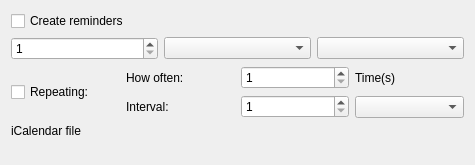
<?xml version="1.0" encoding="UTF-8"?>
<ui version="4.0">
 <class>PluginSettingsDecl</class>
 <widget class="QWidget" name="PluginSettingsDecl">
  <property name="geometry">
   <rect>
    <x>0</x>
    <y>0</y>
    <width>475</width>
    <height>165</height>
   </rect>
  </property>
  <property name="sizePolicy">
   <sizepolicy hsizetype="Expanding" vsizetype="Expanding">
    <horstretch>0</horstretch>
    <verstretch>0</verstretch>
   </sizepolicy>
  </property>
  <property name="minimumSize">
   <size>
    <width>475</width>
    <height>165</height>
   </size>
  </property>
  <property name="windowTitle">
   <string>Icalendar export settings</string>
  </property>
  <layout class="QGridLayout">
   <item row="0" column="0">
    <layout class="QVBoxLayout">
     <item>
      <widget class="QCheckBox" name="kcfg_createAlarm">
       <property name="text">
        <string>Create reminders</string>
       </property>
      </widget>
     </item>
     <item>
      <layout class="QHBoxLayout">
       <item>
        <widget class="QSpinBox" name="kcfg_timeUnits">
         <property name="minimum">
          <number>1</number>
         </property>
         <property name="maximum">
          <number>360</number>
         </property>
        </widget>
       </item>
       <item>
        <widget class="KComboBox" name="kcfg_timeUnitInSeconds">
         <property name="maxCount">
          <number>3</number>
         </property>
         <property name="duplicatesEnabled">
          <bool>false</bool>
         </property>
        </widget>
       </item>
       <item>
        <widget class="KComboBox" name="kcfg_beforeAfter"/>
       </item>
      </layout>
     </item>
     <item>
      <layout class="QHBoxLayout">
       <item>
        <widget class="QCheckBox" name="kcfg_repeatingReminders">
         <property name="text">
          <string comment="@action whether the schedule will have more occurrences over time">Repeating:</string>
         </property>
        </widget>
       </item>
       <item>
        <layout class="QVBoxLayout">
         <item>
          <widget class="QLabel" name="textLabel1">
           <property name="text">
            <string>How often:</string>
           </property>
           <property name="wordWrap">
            <bool>false</bool>
           </property>
          </widget>
         </item>
         <item>
          <widget class="QLabel" name="textLabel2">
           <property name="text">
            <string>Interval:</string>
           </property>
           <property name="wordWrap">
            <bool>false</bool>
           </property>
          </widget>
         </item>
        </layout>
       </item>
       <item>
        <layout class="QVBoxLayout">
         <item>
          <widget class="QSpinBox" name="kcfg_numberOfReminders">
           <property name="minimum">
            <number>1</number>
           </property>
          </widget>
         </item>
         <item>
          <widget class="QSpinBox" name="kcfg_intervalBetweenRemindersTimeUnits">
           <property name="minimum">
            <number>1</number>
           </property>
           <property name="maximum">
            <number>360</number>
           </property>
          </widget>
         </item>
        </layout>
       </item>
       <item>
        <layout class="QVBoxLayout">
         <item>
          <widget class="QLabel" name="textLabel4">
           <property name="text">
            <string>Time(s)</string>
           </property>
           <property name="wordWrap">
            <bool>false</bool>
           </property>
          </widget>
         </item>
         <item>
          <widget class="KComboBox" name="kcfg_intervalBetweenRemindersTimeUnitInSeconds"/>
         </item>
        </layout>
       </item>
      </layout>
     </item>
     <item>
      <layout class="QHBoxLayout">
       <item>
        <widget class="QLabel" name="iCalendar_file">
         <property name="sizePolicy">
          <sizepolicy hsizetype="Fixed" vsizetype="Preferred">
           <horstretch>0</horstretch>
           <verstretch>0</verstretch>
          </sizepolicy>
         </property>
         <property name="text">
          <string>iCalendar file</string>
         </property>
         <property name="wordWrap">
          <bool>false</bool>
         </property>
        </widget>
       </item>
       <item>
        <widget class="KUrlRequester" name="kcfg_icalendarFile">
         <property name="kcfg_property" stdset="0">
          <cstring>text</cstring>
         </property>
        </widget>
       </item>
      </layout>
     </item>
     <item>
      <spacer name="spacer1">
       <property name="orientation">
        <enum>Qt::Vertical</enum>
       </property>
       <property name="sizeType">
        <enum>QSizePolicy::Expanding</enum>
       </property>
       <property name="sizeHint" stdset="0">
        <size>
         <width>20</width>
         <height>183</height>
        </size>
       </property>
      </spacer>
     </item>
    </layout>
   </item>
  </layout>
 </widget>
 <layoutdefault spacing="6" margin="11"/>
 <customwidgets>
  <customwidget>
   <class>KUrlRequester</class>
   <extends>QWidget</extends>
   <header>kurlrequester.h</header>
  </customwidget>
  <customwidget>
   <class>KComboBox</class>
   <extends>QComboBox</extends>
   <header>kcombobox.h</header>
  </customwidget>
 </customwidgets>
 <includes>
  <include location="local">kurlrequester.h</include>
  <include location="local">klineedit.h</include>
  <include location="local">kcombobox.h</include>
 </includes>
 <resources/>
 <connections/>
</ui>
